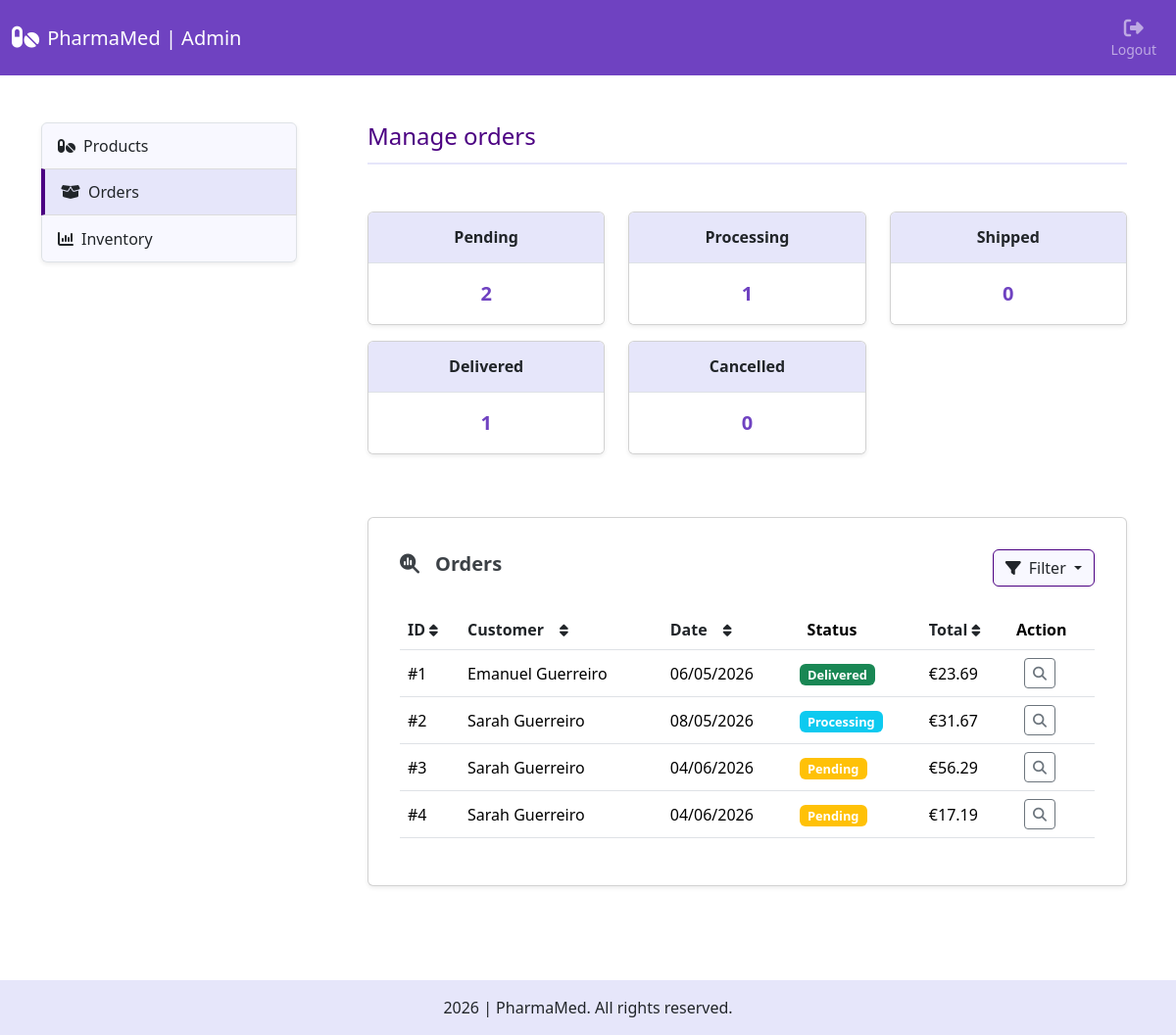
The app's page /admin/orders (signed in), older data.
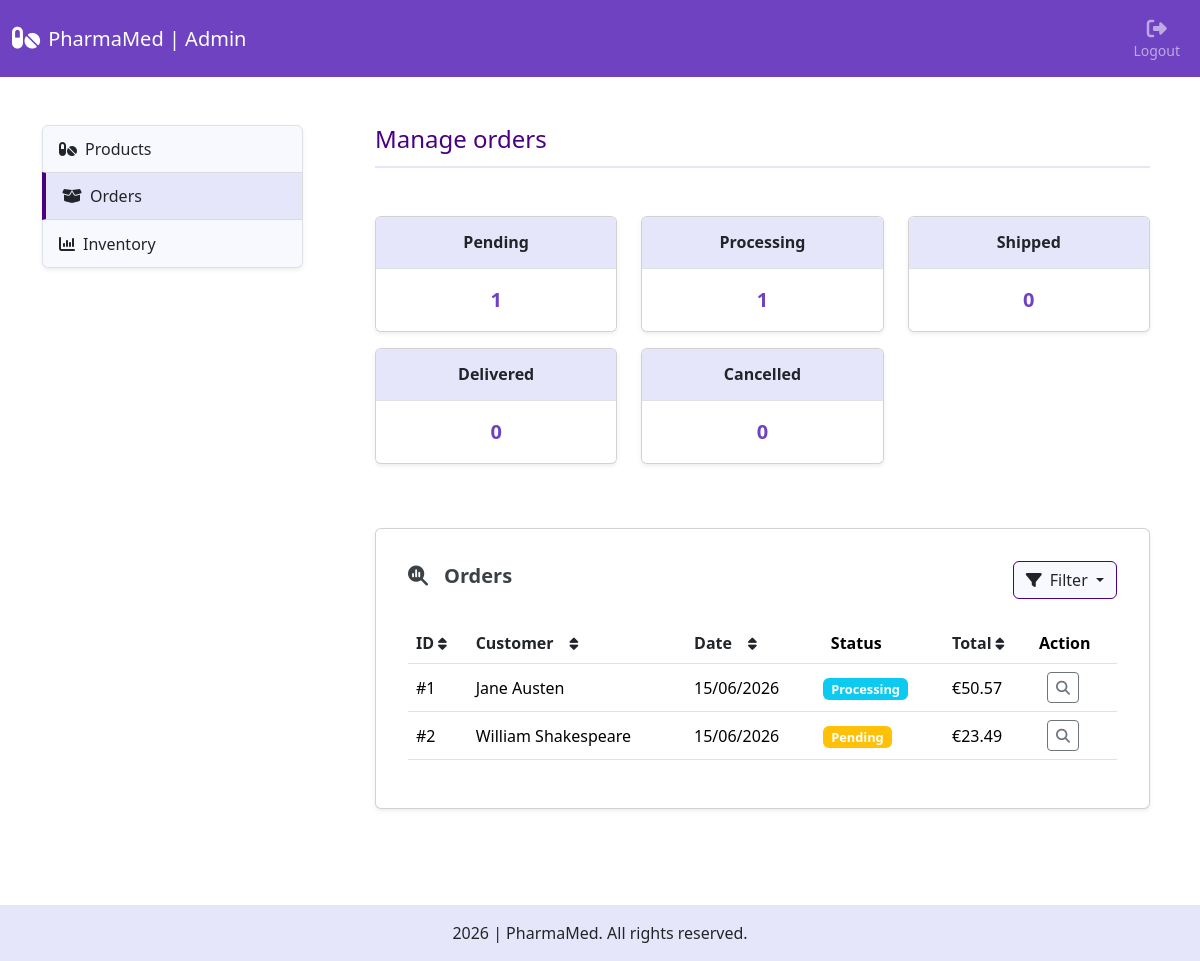
The same page, newer data.
### tables this page shows
CREATE TABLE orders (
    id INTEGER PRIMARY KEY AUTOINCREMENT,
    user_id INTEGER NOT NULL,
    address_id INTEGER NOT NULL,
    full_name TEXT NOT NULL,
    address_line TEXT NOT NULL,
    postal_code TEXT NOT NULL,
    city TEXT NOT NULL,
    country TEXT NOT NULL,
    shipping_method TEXT NOT NULL,
    subtotal REAL NOT NULL,
    shipping_cost REAL NOT NULL,
    total REAL NOT NULL,
    status TEXT NOT NULL DEFAULT 'pending',
    created_at TIMESTAMP DEFAULT CURRENT_TIMESTAMP,
    updated_at TIMESTAMP DEFAULT CURRENT_TIMESTAMP,
    FOREIGN KEY (user_id) REFERENCES users(id)
);

### app/routes/admin.py (the view)
@admin_bp.route("/orders")
@admin_required
def admin_orders():
    db = get_db()
    pending_orders_count = count_orders(db, status="pending")
    processing_orders_count = count_orders(db, status="processing")
    shipped_orders_count = count_orders(db, status="shipped")
    delivered_orders_count = count_orders(db, status="delivered")
    cancelled_orders_count = count_orders(db, status="cancelled")
    sort = request.args.get("sort", "id")
    direction = request.args.get("direction", "asc")
    filter_option = request.args.get("filter_option", "all")
    allowed_sorts = {
        "id": "id",
        "full_name": "full_name",
        "date": "created_at",
        "total": "total",
    }
    sort_column = allowed_sorts.get(sort, "id")
    if direction not in ["asc", "desc"]:
        direction = "asc"
    from_query = "FROM orders"
    query = """SELECT id, full_name, total, status, created_at """ + from_query
    conditions = []
    query_params = []
    if filter_option == "pending":
        conditions.append("status = 'pending'")
    elif filter_option == "processing":
        conditions.append("status = 'processing'")
    elif filter_option == "shipped":
        conditions.append("status = 'shipped'")
    elif filter_option == "delivered":
        conditions.append("status = 'delivered'")
    elif filter_option == "cancelled":
        conditions.append("status = 'cancelled'")
    if conditions:
        query += " WHERE " + " AND ".join(conditions)
    count_query = """SELECT COUNT(*) AS total """ + from_query
    if conditions:
        count_query += " WHERE " + " AND ".join(conditions)
    total_orders = db.execute(count_query, query_params).fetchone()["total"]
    orders_per_page = 10
    total_pages = math.ceil(total_orders / orders_per_page)
    query += f" ORDER BY {sort_column} {direction.upper()}"
    query, query_params, page = pagination(request.args, query, query_params, orders_per_page)
    orders = db.execute(query, query_params).fetchall()
    base_params = {
        "filter_option": filter_option,
        "sort": sort,
        "direction": direction
    }
    return render_template("admin/orders.html", active_page="orders", pending_orders_count=pending_orders_count, processing_orders_count=processing_orders_count, shipped_orders_count=shipped_orders_count,
                           delivered_orders_count=delivered_orders_count, cancelled_orders_count=cancelled_orders_count, orders=orders, total_pages=total_pages, page=page, base_params=base_params,
                           sort=sort, direction=direction, filter_option=filter_option)

### app/__init__.py (called while the page is built)
@app.context_processor
def inject_globals():
    return {
        "categories_menu": load_categories_menu(),
        "cart_count": get_cart_count()
    }

### app/services/admin_service.py (called while the page is built)
def get_admin_by_id(admin_id):
    db = get_db()
    return db.execute(
        """
        SELECT id
        FROM admins
        WHERE id = ?
        """,
        (admin_id,)
    ).fetchone()

### app/services/cart_service.py (called while the page is built)
def get_cart_count():
    db = get_db()
    if current_user.is_authenticated:
        return db_cart_count(db, current_user.id)
    session_cart = session.get('cart', {})
    return sum(session_cart.values())

### app/services/order_service.py (called while the page is built)
def count_orders(db, status=None):
    query = "SELECT COUNT(*) AS total FROM orders"
    params = []
    if status:
        query += " WHERE status = ?"
        params.append(status)
    return db.execute(query, tuple(params)).fetchone()["total"]

### app/utils/db.py (called while the page is built)
def get_db():
    if "db" not in g:
        g.db = sqlite3.connect(DATABASE_PATH)
        g.db.row_factory = sqlite3.Row
        g.db.execute("PRAGMA foreign_keys = ON")
    return g.db

### app/utils/formatting.py (called while the page is built)
def format_date(value):
    return datetime.strptime(value, "%Y-%m-%d %H:%M:%S").strftime("%d/%m/%Y")

### app/templates/admin/orders.html (shortened to what the changed rows need)
{% extends "admin/admin.html" %}
{% block admin_content %}
<div class="section-heading pb-1 mb-5">
    <h1 class="fs-4">Manage orders</h1>
</div>
<div class="row row-cols-1 row-cols-md-3 mb-5">
    <div class="col mb-3">
        <div class="card admin-card shadow-sm">
            <ul class="list-group list-group-flush text-center">
                <li class="list-group-item dark-item">
                    <h2 class="text fs-6 fw-bold my-2">
                        Pending
                    </h2>
                </li>
                <li class="list-group-item">
                    <div class="my-2">
                        <div class="number fs-5 fw-bold">
                            {{ pending_orders_count }}
                        </div>
                    </div>
                </li>
            </ul>
        </div>
    </div>
    <div class="col mb-3">
        <div class="card admin-card shadow-sm">
            <ul class="list-group list-group-flush text-center">
                <li class="list-group-item dark-item">
                    <h2 class="text fs-6 fw-bold my-2">
                        Processing
                    </h2>
                </li>
            </ul>
        </div>
    </div>
    <div class="col mb-3">
        <div class="card admin-card shadow-sm">
            <ul class="list-group list-group-flush text-center">
                <li class="list-group-item dark-item">
                    <h2 class="text fs-6 fw-bold my-2">
                        Shipped
                    </h2>
                </li>
            </ul>
        </div>
    </div>
    <div class="col mb-3">
        <div class="card admin-card shadow-sm">
            <ul class="list-group list-group-flush text-center">
                <li class="list-group-item dark-item">
                    <h2 class="text fs-6 fw-bold my-2">
                        Delivered
                    </h2>
                </li>
                <li class="list-group-item">
                    <div class="my-2">
                        <div class="number fs-5 fw-bold">
                            {{ delivered_orders_count }}
                        </div>
                    </div>
                </li>
            </ul>
        </div>
    </div>
    <div class="col mb-3">
        <div class="card admin-card shadow-sm">
            <ul class="list-group list-group-flush text-center">
                <li class="list-group-item dark-item">
                    <h2 class="text fs-6 fw-bold my-2">
                        Cancelled
                    </h2>
                </li>
            </ul>
        </div>
    </div>
</div>
<div class="card low-stock-card shadow-sm p-3 mb-5">
    <div class="card-body">
        <div class="d-flex flex-column flex-md-row justify-content-between align-items-md-center flex-wrap gap-3 mb-4">
            <h2 class="card-title fs-5 fw-bold">
                <i class="fa-solid fa-magnifying-glass-chart me-3" aria-hidden="true"></i>Orders
            </h2>
        </div>
        {% if orders %}
            <div class="table-responsive">
                <table class="table align-middle">
                    <thead>
                        <tr>
                            <th>
                                <a href="{{ url_for('admin.admin_orders', sort='id', direction='desc' if sort == 'id' and direction == 'asc' else 'asc') }}"
                                class="text-decoration-none text-dark d-inline-flex align-items-center gap-1">
                                    ID
                                    <i class="fa-solid fa-sort fa-sm" aria-hidden="true"></i>
                                </a>
                            </th>
                            <th>
                                <a href="{{ url_for('admin.admin_orders', sort='full_name', direction='desc' if sort == 'full_name' and direction == 'asc' else 'asc') }}"
                                class="text-decoration-none text-dark d-inline-flex align-items-center gap-1 gap-md-3">
                                    Customer
                                    <i class="fa-solid fa-sort fa-sm" aria-hidden="true"></i>
                                </a>
                            </th>
                            <th>
                                <a href="{{ url_for('admin.admin_orders', sort='date', direction='desc' if sort == 'date' and direction == 'asc' else 'asc') }}"
                                class="text-decoration-none text-dark d-inline-flex align-items-center gap-1 gap-md-3">
                                    Date
                                    <i class="fa-solid fa-sort fa-sm" aria-hidden="true"></i>
                                </a>
                            </th>
                            <th class="ps-3">Status</th>
                            <th>
                                <a href="{{ url_for('admin.admin_orders', sort='total', direction='desc' if sort == 'total' and direction == 'asc' else 'asc') }}"
                                class="text-decoration-none text-dark d-inline-flex align-items-center gap-1">
                                    Total
                                    <i class="fa-solid fa-sort fa-sm" aria-hidden="true"></i>
                                </a>
                            </th>
                            <th>Action</th>
                        </tr>
                    </thead>
                    <tbody>
                    {% for order in orders %}
                        <tr>
                            <td>#{{ order.id }}</td>
                            <td>{{ order.full_name }}</td>
                            <td>{{ order.created_at | format_date }}</td>
                            <td>
                                <span class="badge {% if order.status == 'pending' %}bg-warning{% elif order.status == 'processing' %}bg-info{% elif order.status == 'shipped' %}bg-primary{% elif order.status == 'delivered' %}bg-success{% elif order.status == 'cancelled' %}bg-danger{% endif %}">
                                    {{ order.status|title }}
                                </span>
                            </td>
                            <td>€{{ "%.2f"|format(order.total) }}</td>
                            <td>
                                <div class="d-flex">
                                    <a href="{{ url_for('admin.admin_order_details', order_id=order.id) }}" class="btn btn-sm btn-outline-secondary ms-2" data-bs-toggle="tooltip" data-bs-placement="top" title="View order" aria-label="View details for order {{ order.id }}">
                                        <i class="fa-solid fa-magnifying-glass" aria-hidden="true"></i>
                                    </a>
                                </div>
                            </td>
                        </tr>
                    {% endfor %}
                    </tbody>
                </table>
            </div>
        {% endif %}
    </div>
</div>
{% endblock %}

Row changes from the older to the newer data that the page shows:
removed orders: id "3", full_name "Sarah Guerreiro", created_at "04/06/2026", status "Pending", total "56.29"
removed orders: id "4", full_name "Sarah Guerreiro", created_at "04/06/2026", status "Pending", total "17.19"
changed orders id 1: full_name "Emanuel Guerreiro" → "Jane Austen"; created_at "06/05/2026" → "15/06/2026"; status "Delivered" → "Processing"; total "23.69" → "50.57"
changed orders id 2: full_name "Sarah Guerreiro" → "William Shakespeare"; created_at "08/05/2026" → "15/06/2026"; status "Processing" → "Pending"; total "31.67" → "23.49"
Text that changed along with them:
{{ pending_orders_count }}: "2" → "1"
{{ delivered_orders_count }}: "1" → "0"
